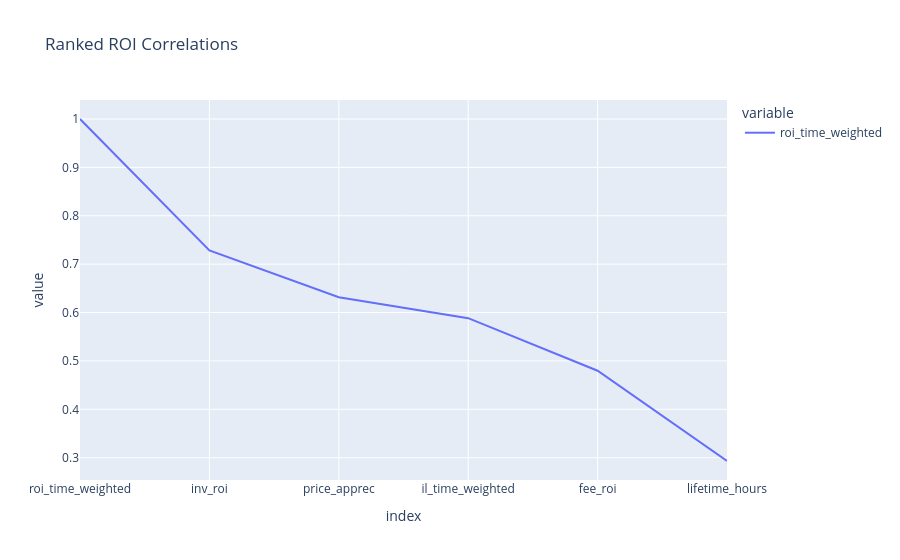

This figure's notebook cell:
### Markdown cell above
Note the importance of price appreciation as a driver of LP P/L.

### Code cell
numeric_cols = df._get_numeric_data().columns 
c = df[numeric_cols].corr()
c['roi_time_weighted'].sort_values(ascending=False)[:6].plot(
    title  = 'Ranked ROI Correlations'
    
)

### Figure 1 — Plotly figure (JSON) as saved in the notebook; plotly's stock layout.template omitted (floating-point values rounded to 4 significant figures)
{"data": [{"hovertemplate": "variable=roi_time_weighted<br>index=%{x}<br>value=%{y}<extra></extra>", "legendgroup": "roi_time_weighted", "line": {"color": "#636efa", "dash": "solid"}, "marker": {"symbol": "circle"}, "mode": "lines", "name": "roi_time_weighted", "orientation": "v", "showlegend": true, "type": "scatter", "x": ["roi_time_weighted", "inv_roi", "price_apprec", "il_time_weighted", "fee_roi", "lifetime_hours"], "xaxis": "x", "y": [1.0, 0.7282, 0.6317, 0.5884, 0.4798, 0.2932], "yaxis": "y"}], "layout": {"legend": {"title": {"text": "variable"}, "tracegroupgap": 0}, "title": {"text": "Ranked ROI Correlations"}, "xaxis": {"anchor": "y", "domain": [0, 1], "title": {"text": "index"}}, "yaxis": {"anchor": "x", "domain": [0, 1], "title": {"text": "value"}}}}
